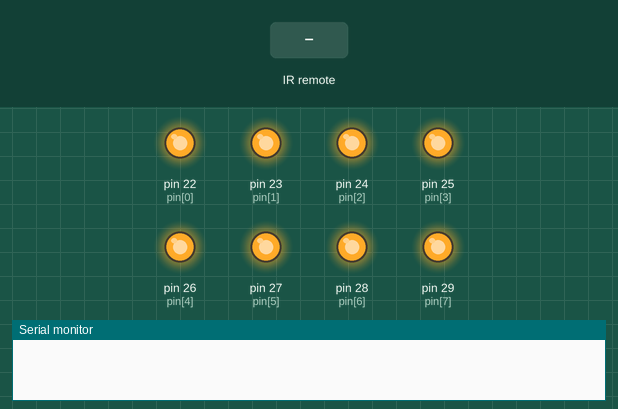
Recording of a sketch running on a simulated Arduino Mega 2560, built with avr-gcc and run on an emulated ATmega2560. Shown: output pins drawn as LEDs (lit = HIGH), the last lines printed to the serial monitor. Dashed ring = blinking. The inputs (shaded band) are chosen by the test bench.

Above: at 1.2 s.
1.3 s: infrared code 0xFF38C7 received
At 3.1 s:
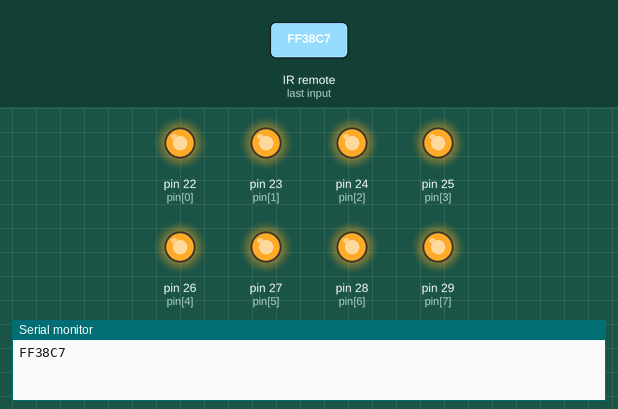
4.3 s: infrared code 0xFF708F received
At 5.3 s:
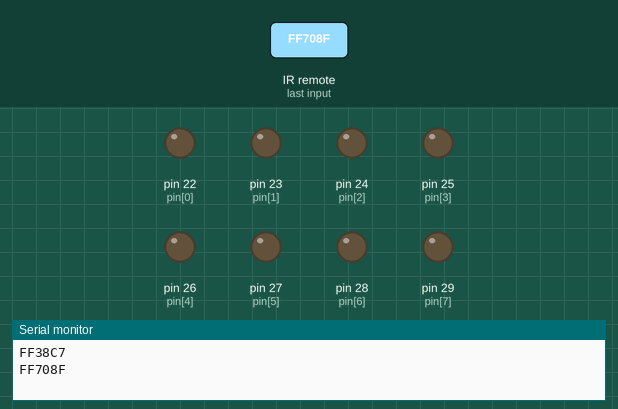
5.8 s: infrared code 0xFFF00F received
At 6.65 s:
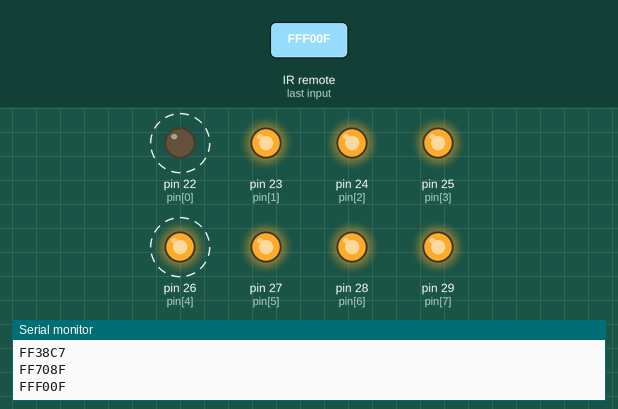
Timing chart, 0 to 14.8 s (numbered marks = the images above; inputs shaded):
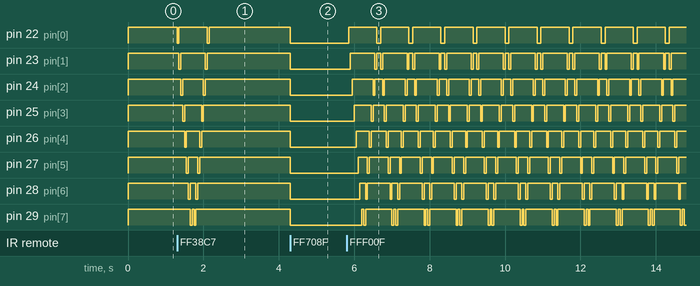

The sketch:

IR_control_1-16_relays.ino
```cpp
#include "IRremote.h"
IRrecv irrecv(11); //Pin IR / Дата пин ИК датчикка
decode_results results;

unsigned long Value[] = {   // Buttons / Кнопки пульта
0xFFE817, 0xFF48B7, 0xFF6897, 0xFF02FD, 0xFF32CD, 0xFF20DF, 0xFF50AF, 0xFF7887};
unsigned long Value21 = 0xFF708F;    // All toggle / Все переключает
unsigned long Value22 = 0xFF28D7;    // All off / Все выключает
unsigned long Value23 = 0xFF38C7;    // Up and doun / Лесенка
unsigned long Value24 = 0xFFF00F;    // Up and doun 1000 times Лесенка 1000 раз

int pin[] = {22, 23, 24, 25, 26, 27, 28, 29, 0, 0, 0, 0, 0, 0, 0, 0};  //  Set pins / Установка пинов

int relay[] = {0, 0, 0, 0, 0, 0, 0, 0, 0, 0, 0, 0, 0, 0, 0, 0, 0, 0};  // State of relays / Переменные состояния реле

int rel = 8;  // Q-ty of relays / Количество реле (1-16)

void setup() {
  for (int i=0; i < rel; i++){
    pinMode(pin[i],OUTPUT);  // Set pins as output / Делаем пины выходами
  }

  for (int i=0; i<rel; i++){
    relay[i] =  1;
    digitalWrite(pin[i], relay[i]);   // Setting default relay state / Установка начального состояния реле
    }

  Serial.begin(9600);
  irrecv.enableIRIn();
}
void loop() {
  if ( irrecv.decode( &results )) {
  Serial.println(results.value, HEX);

  for (int i=0; i<rel; i++){
    if (results.value==Value[i]){
      relay[i] =  !relay[i];
      digitalWrite(pin[i], relay[i]);
      results.value=0;
    }
  }

  if (results.value==Value21){
    for (int i=0; i<=rel; i++){
      relay[i] =  !relay[i];
      digitalWrite(pin[i], relay[i]);
    }
  }

    if (results.value==Value22){
    for (int i=0; i<rel; i++){
      relay[i] =  1;
      digitalWrite(pin[i], relay[i]);
    }
  }

  if (results.value==Value23){
  for (int i=0; i<rel; i++){
    relay[i] =  1;
    digitalWrite(pin[i], 0);
    delay(50);
    digitalWrite(pin[i], relay[i]);
    }

  for (int i=rel; i>=0; i--){
    relay[i] =  1;
    digitalWrite(pin[i], 0);
    delay(50);
    digitalWrite(pin[i], relay[i]);
    }
  }

  if (results.value==Value24){
for (int i=0; i<1000; i++){    // 1000 times / 1000 раз
  for (int i=0; i<rel; i++){
    relay[i] =  1;
    digitalWrite(pin[i], 0);
    delay(50);
    digitalWrite(pin[i], relay[i]);
    }

  for (int i=rel; i>=0; i--){
    relay[i] =  1;
    digitalWrite(pin[i], 0);
    delay(50);
    digitalWrite(pin[i], relay[i]);
    }
  }
}
 irrecv.resume();
  }

}
```

Measured:
- after the input at 1.3 s, pin 22 (pin[0]): alternates HIGH for 0.75 s and LOW for 0.05 s, 4 changes in all, then stays HIGH, starting at once; pin 23 (pin[1]): alternates HIGH for 0.65 s and LOW for 0.05 s, 4 changes in all, then stays HIGH, starting after 0.05 s
- after the input at 4.3 s, pin 22 (pin[0]), pin 23 (pin[1]), pin 24 (pin[2]), pin 25 (pin[3]), pin 26 (pin[4]), pin 27 (pin[5]), pin 28 (pin[6]), pin 29 (pin[7]): HIGH → LOW at once
- after the input at 5.8 s, pin 22 (pin[0]): alternates HIGH for 0.75 s and LOW for 0.10 s, starting after 0.05 s; pin 23 (pin[1]): LOW → HIGH after 0.10 s, then repeats every 0.85 s: LOW 0.05 s, HIGH 0.10 s, LOW 0.05 s, HIGH 0.65 s
